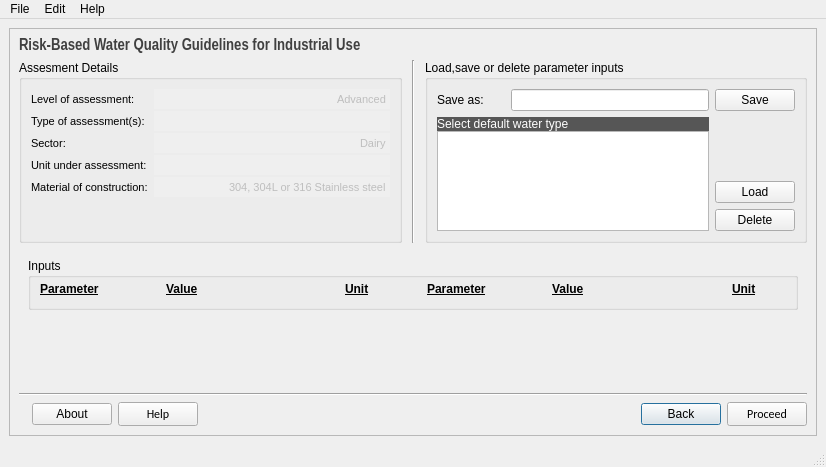
<?xml version="1.0" encoding="UTF-8"?>
<ui version="4.0">
 <class>BasicInputPage</class>
 <widget class="QMainWindow" name="BasicInputPage">
  <property name="geometry">
   <rect>
    <x>0</x>
    <y>0</y>
    <width>826</width>
    <height>467</height>
   </rect>
  </property>
  <property name="sizePolicy">
   <sizepolicy hsizetype="Preferred" vsizetype="Minimum">
    <horstretch>0</horstretch>
    <verstretch>0</verstretch>
   </sizepolicy>
  </property>
  <property name="windowTitle">
   <string>Basic Input Page</string>
  </property>
  <property name="animated">
   <bool>true</bool>
  </property>
  <property name="documentMode">
   <bool>false</bool>
  </property>
  <property name="dockNestingEnabled">
   <bool>false</bool>
  </property>
  <property name="unifiedTitleAndToolBarOnMac">
   <bool>false</bool>
  </property>
  <widget class="QWidget" name="centralwidget">
   <layout class="QHBoxLayout" name="horizontalLayout_3">
    <item>
     <widget class="QFrame" name="frame">
      <property name="sizePolicy">
       <sizepolicy hsizetype="Preferred" vsizetype="Minimum">
        <horstretch>0</horstretch>
        <verstretch>0</verstretch>
       </sizepolicy>
      </property>
      <property name="font">
       <font>
        <pointsize>9</pointsize>
       </font>
      </property>
      <property name="frameShape">
       <enum>QFrame::StyledPanel</enum>
      </property>
      <property name="frameShadow">
       <enum>QFrame::Raised</enum>
      </property>
      <layout class="QVBoxLayout" name="verticalLayout_5">
       <property name="sizeConstraint">
        <enum>QLayout::SetDefaultConstraint</enum>
       </property>
       <item>
        <layout class="QVBoxLayout" name="verticalLayout_2" stretch="0,2,3">
         <item>
          <widget class="QLabel" name="labelInputTitle">
           <property name="font">
            <font>
             <family>Arial Narrow</family>
             <pointsize>12</pointsize>
             <weight>75</weight>
             <bold>true</bold>
            </font>
           </property>
           <property name="styleSheet">
            <string notr="true">color:rgb(64,64,64);</string>
           </property>
           <property name="text">
            <string>Risk-Based Water Quality Guidelines for Industrial Use</string>
           </property>
           <property name="scaledContents">
            <bool>false</bool>
           </property>
           <property name="alignment">
            <set>Qt::AlignLeading|Qt::AlignLeft|Qt::AlignTop</set>
           </property>
          </widget>
         </item>
         <item>
          <layout class="QHBoxLayout" name="horizontalLayout" stretch="0,0,0">
           <property name="spacing">
            <number>10</number>
           </property>
           <item>
            <widget class="QGroupBox" name="groupBox_2">
             <property name="minimumSize">
              <size>
               <width>370</width>
               <height>0</height>
              </size>
             </property>
             <property name="maximumSize">
              <size>
               <width>16777215</width>
               <height>350</height>
              </size>
             </property>
             <property name="font">
              <font>
               <pointsize>9</pointsize>
              </font>
             </property>
             <property name="title">
              <string>Assesment Details</string>
             </property>
             <property name="alignment">
              <set>Qt::AlignLeading|Qt::AlignLeft|Qt::AlignTop</set>
             </property>
             <layout class="QHBoxLayout" name="horizontalLayout_6" stretch="6">
              <item>
               <layout class="QFormLayout" name="formLayout_3">
                <property name="horizontalSpacing">
                 <number>6</number>
                </property>
                <property name="verticalSpacing">
                 <number>2</number>
                </property>
                <item row="0" column="0">
                 <widget class="QLabel" name="typeOfAssmentLabel">
                  <property name="font">
                   <font>
                    <pointsize>8</pointsize>
                   </font>
                  </property>
                  <property name="text">
                   <string>Level of assessment:</string>
                  </property>
                 </widget>
                </item>
                <item row="0" column="1">
                 <widget class="QLineEdit" name="inputLevel">
                  <property name="enabled">
                   <bool>false</bool>
                  </property>
                  <property name="sizePolicy">
                   <sizepolicy hsizetype="Expanding" vsizetype="Fixed">
                    <horstretch>0</horstretch>
                    <verstretch>0</verstretch>
                   </sizepolicy>
                  </property>
                  <property name="font">
                   <font>
                    <pointsize>8</pointsize>
                   </font>
                  </property>
                  <property name="cursor">
                   <cursorShape>ArrowCursor</cursorShape>
                  </property>
                  <property name="text">
                   <string>Advanced</string>
                  </property>
                  <property name="frame">
                   <bool>false</bool>
                  </property>
                  <property name="alignment">
                   <set>Qt::AlignRight|Qt::AlignTrailing|Qt::AlignVCenter</set>
                  </property>
                  <property name="readOnly">
                   <bool>true</bool>
                  </property>
                 </widget>
                </item>
                <item row="1" column="0">
                 <widget class="QLabel" name="typeOfAssementsLabel">
                  <property name="font">
                   <font>
                    <pointsize>8</pointsize>
                   </font>
                  </property>
                  <property name="text">
                   <string>Type of assessment(s):</string>
                  </property>
                 </widget>
                </item>
                <item row="1" column="1">
                 <widget class="QLineEdit" name="inputType">
                  <property name="enabled">
                   <bool>false</bool>
                  </property>
                  <property name="font">
                   <font>
                    <pointsize>8</pointsize>
                   </font>
                  </property>
                  <property name="frame">
                   <bool>false</bool>
                  </property>
                  <property name="alignment">
                   <set>Qt::AlignRight|Qt::AlignTrailing|Qt::AlignVCenter</set>
                  </property>
                 </widget>
                </item>
                <item row="2" column="0">
                 <widget class="QLabel" name="sectorLabel">
                  <property name="font">
                   <font>
                    <pointsize>8</pointsize>
                   </font>
                  </property>
                  <property name="text">
                   <string>Sector:</string>
                  </property>
                 </widget>
                </item>
                <item row="2" column="1">
                 <widget class="QLineEdit" name="inputSector">
                  <property name="enabled">
                   <bool>false</bool>
                  </property>
                  <property name="sizePolicy">
                   <sizepolicy hsizetype="Expanding" vsizetype="Fixed">
                    <horstretch>0</horstretch>
                    <verstretch>0</verstretch>
                   </sizepolicy>
                  </property>
                  <property name="font">
                   <font>
                    <pointsize>8</pointsize>
                   </font>
                  </property>
                  <property name="cursor">
                   <cursorShape>ArrowCursor</cursorShape>
                  </property>
                  <property name="text">
                   <string>Dairy</string>
                  </property>
                  <property name="frame">
                   <bool>false</bool>
                  </property>
                  <property name="alignment">
                   <set>Qt::AlignRight|Qt::AlignTrailing|Qt::AlignVCenter</set>
                  </property>
                  <property name="readOnly">
                   <bool>true</bool>
                  </property>
                 </widget>
                </item>
                <item row="3" column="0">
                 <widget class="QLabel" name="unitUnderAssesmentLabel">
                  <property name="font">
                   <font>
                    <pointsize>8</pointsize>
                   </font>
                  </property>
                  <property name="text">
                   <string>Unit under assessment:</string>
                  </property>
                 </widget>
                </item>
                <item row="3" column="1">
                 <widget class="QLineEdit" name="inputUnit">
                  <property name="enabled">
                   <bool>false</bool>
                  </property>
                  <property name="sizePolicy">
                   <sizepolicy hsizetype="Expanding" vsizetype="Fixed">
                    <horstretch>0</horstretch>
                    <verstretch>0</verstretch>
                   </sizepolicy>
                  </property>
                  <property name="font">
                   <font>
                    <pointsize>8</pointsize>
                   </font>
                  </property>
                  <property name="cursor">
                   <cursorShape>ArrowCursor</cursorShape>
                  </property>
                  <property name="text">
                   <string/>
                  </property>
                  <property name="frame">
                   <bool>false</bool>
                  </property>
                  <property name="alignment">
                   <set>Qt::AlignRight|Qt::AlignTrailing|Qt::AlignVCenter</set>
                  </property>
                  <property name="readOnly">
                   <bool>true</bool>
                  </property>
                 </widget>
                </item>
                <item row="4" column="0">
                 <widget class="QLabel" name="materialOfConstructionLabel">
                  <property name="font">
                   <font>
                    <pointsize>8</pointsize>
                   </font>
                  </property>
                  <property name="text">
                   <string>Material of construction:</string>
                  </property>
                 </widget>
                </item>
                <item row="4" column="1">
                 <widget class="QLineEdit" name="inputMaterial">
                  <property name="enabled">
                   <bool>false</bool>
                  </property>
                  <property name="sizePolicy">
                   <sizepolicy hsizetype="Minimum" vsizetype="Fixed">
                    <horstretch>0</horstretch>
                    <verstretch>0</verstretch>
                   </sizepolicy>
                  </property>
                  <property name="minimumSize">
                   <size>
                    <width>200</width>
                    <height>0</height>
                   </size>
                  </property>
                  <property name="font">
                   <font>
                    <pointsize>8</pointsize>
                    <weight>50</weight>
                    <italic>false</italic>
                    <bold>false</bold>
                    <underline>false</underline>
                    <strikeout>false</strikeout>
                    <kerning>true</kerning>
                   </font>
                  </property>
                  <property name="cursor">
                   <cursorShape>ArrowCursor</cursorShape>
                  </property>
                  <property name="focusPolicy">
                   <enum>Qt::TabFocus</enum>
                  </property>
                  <property name="layoutDirection">
                   <enum>Qt::RightToLeft</enum>
                  </property>
                  <property name="styleSheet">
                   <string notr="true"/>
                  </property>
                  <property name="inputMask">
                   <string/>
                  </property>
                  <property name="text">
                   <string>304, 304L or 316 Stainless steel</string>
                  </property>
                  <property name="frame">
                   <bool>false</bool>
                  </property>
                  <property name="echoMode">
                   <enum>QLineEdit::Normal</enum>
                  </property>
                  <property name="alignment">
                   <set>Qt::AlignRight|Qt::AlignTrailing|Qt::AlignVCenter</set>
                  </property>
                  <property name="dragEnabled">
                   <bool>false</bool>
                  </property>
                  <property name="readOnly">
                   <bool>true</bool>
                  </property>
                 </widget>
                </item>
               </layout>
              </item>
             </layout>
            </widget>
           </item>
           <item>
            <widget class="Line" name="line">
             <property name="font">
              <font>
               <pointsize>9</pointsize>
              </font>
             </property>
             <property name="orientation">
              <enum>Qt::Vertical</enum>
             </property>
            </widget>
           </item>
           <item>
            <widget class="QGroupBox" name="groupBox">
             <property name="minimumSize">
              <size>
               <width>370</width>
               <height>0</height>
              </size>
             </property>
             <property name="maximumSize">
              <size>
               <width>16777215</width>
               <height>350</height>
              </size>
             </property>
             <property name="font">
              <font>
               <pointsize>9</pointsize>
              </font>
             </property>
             <property name="title">
              <string>Load,save or delete parameter inputs </string>
             </property>
             <property name="alignment">
              <set>Qt::AlignLeading|Qt::AlignLeft|Qt::AlignTop</set>
             </property>
             <layout class="QVBoxLayout" name="verticalLayout_3">
              <item>
               <layout class="QHBoxLayout" name="horizontalLayout_5">
                <property name="spacing">
                 <number>6</number>
                </property>
                <item>
                 <layout class="QFormLayout" name="formLayout_2">
                  <property name="fieldGrowthPolicy">
                   <enum>QFormLayout::ExpandingFieldsGrow</enum>
                  </property>
                  <property name="formAlignment">
                   <set>Qt::AlignLeading|Qt::AlignLeft|Qt::AlignVCenter</set>
                  </property>
                  <property name="horizontalSpacing">
                   <number>27</number>
                  </property>
                  <item row="0" column="0">
                   <widget class="QLabel" name="configurationNameLabel">
                    <property name="font">
                     <font>
                      <pointsize>9</pointsize>
                     </font>
                    </property>
                    <property name="text">
                     <string>Save as:</string>
                    </property>
                   </widget>
                  </item>
                  <item row="0" column="1">
                   <widget class="QLineEdit" name="defaultsSaveInput">
                    <property name="font">
                     <font>
                      <pointsize>9</pointsize>
                     </font>
                    </property>
                   </widget>
                  </item>
                 </layout>
                </item>
                <item>
                 <widget class="QPushButton" name="buttonSaveDefaults">
                  <property name="font">
                   <font>
                    <pointsize>9</pointsize>
                   </font>
                  </property>
                  <property name="cursor">
                   <cursorShape>PointingHandCursor</cursorShape>
                  </property>
                  <property name="text">
                   <string>Save</string>
                  </property>
                 </widget>
                </item>
               </layout>
              </item>
              <item>
               <layout class="QHBoxLayout" name="horizontalLayout_4" stretch="1,0">
                <item>
                 <layout class="QVBoxLayout" name="verticalLayout_7" stretch="2,10">
                  <property name="spacing">
                   <number>0</number>
                  </property>
                  <item>
                   <widget class="QLabel" name="label">
                    <property name="font">
                     <font>
                      <pointsize>9</pointsize>
                     </font>
                    </property>
                    <property name="styleSheet">
                     <string notr="true">background-color:rgb(86, 86, 86);color:white;
</string>
                    </property>
                    <property name="text">
                     <string>Select default water type</string>
                    </property>
                   </widget>
                  </item>
                  <item>
                   <widget class="QListWidget" name="listDefaults">
                    <property name="minimumSize">
                     <size>
                      <width>0</width>
                      <height>100</height>
                     </size>
                    </property>
                    <property name="font">
                     <font>
                      <pointsize>8</pointsize>
                     </font>
                    </property>
                    <property name="cursor" stdset="0">
                     <cursorShape>PointingHandCursor</cursorShape>
                    </property>
                    <property name="sizeAdjustPolicy">
                     <enum>QAbstractScrollArea::AdjustToContents</enum>
                    </property>
                   </widget>
                  </item>
                 </layout>
                </item>
                <item>
                 <layout class="QVBoxLayout" name="verticalLayout_6">
                  <item>
                   <spacer name="verticalSpacer_2">
                    <property name="font">
                     <font>
                      <pointsize>9</pointsize>
                     </font>
                    </property>
                    <property name="orientation">
                     <enum>Qt::Vertical</enum>
                    </property>
                    <property name="sizeHint" stdset="0">
                     <size>
                      <width>20</width>
                      <height>40</height>
                     </size>
                    </property>
                   </spacer>
                  </item>
                  <item>
                   <widget class="QPushButton" name="buttonLoadDefaults">
                    <property name="font">
                     <font>
                      <pointsize>9</pointsize>
                     </font>
                    </property>
                    <property name="cursor">
                     <cursorShape>PointingHandCursor</cursorShape>
                    </property>
                    <property name="text">
                     <string>Load</string>
                    </property>
                   </widget>
                  </item>
                  <item>
                   <widget class="QPushButton" name="buttonDeleteDefaults">
                    <property name="font">
                     <font>
                      <pointsize>9</pointsize>
                     </font>
                    </property>
                    <property name="cursor">
                     <cursorShape>PointingHandCursor</cursorShape>
                    </property>
                    <property name="text">
                     <string>Delete</string>
                    </property>
                   </widget>
                  </item>
                 </layout>
                </item>
               </layout>
              </item>
             </layout>
            </widget>
           </item>
          </layout>
         </item>
         <item>
          <widget class="QFrame" name="vertLayoutInputs">
           <layout class="QVBoxLayout" name="verticalLayout">
            <item>
             <widget class="QGroupBox" name="groupBox_3">
              <property name="sizePolicy">
               <sizepolicy hsizetype="Preferred" vsizetype="Preferred">
                <horstretch>0</horstretch>
                <verstretch>0</verstretch>
               </sizepolicy>
              </property>
              <property name="font">
               <font>
                <pointsize>9</pointsize>
               </font>
              </property>
              <property name="title">
               <string>Inputs</string>
              </property>
              <layout class="QHBoxLayout" name="horizontalLayout_8" stretch="1,0,1">
               <property name="spacing">
                <number>3</number>
               </property>
               <property name="topMargin">
                <number>4</number>
               </property>
               <property name="rightMargin">
                <number>9</number>
               </property>
               <property name="bottomMargin">
                <number>5</number>
               </property>
               <item>
                <layout class="QGridLayout" name="gridInputsLeft" rowstretch="0" columnstretch="2,3,1">
                 <property name="horizontalSpacing">
                  <number>18</number>
                 </property>
                 <property name="verticalSpacing">
                  <number>4</number>
                 </property>
                 <item row="0" column="0">
                  <widget class="QLabel" name="label_3">
                   <property name="minimumSize">
                    <size>
                     <width>2</width>
                     <height>20</height>
                    </size>
                   </property>
                   <property name="maximumSize">
                    <size>
                     <width>16777215</width>
                     <height>20</height>
                    </size>
                   </property>
                   <property name="font">
                    <font>
                     <pointsize>9</pointsize>
                     <weight>75</weight>
                     <bold>true</bold>
                     <underline>true</underline>
                    </font>
                   </property>
                   <property name="text">
                    <string>Parameter</string>
                   </property>
                   <property name="alignment">
                    <set>Qt::AlignLeading|Qt::AlignLeft|Qt::AlignTop</set>
                   </property>
                  </widget>
                 </item>
                 <item row="0" column="2">
                  <widget class="QLabel" name="label_5">
                   <property name="maximumSize">
                    <size>
                     <width>16777215</width>
                     <height>20</height>
                    </size>
                   </property>
                   <property name="font">
                    <font>
                     <pointsize>9</pointsize>
                     <weight>75</weight>
                     <bold>true</bold>
                     <underline>true</underline>
                    </font>
                   </property>
                   <property name="text">
                    <string>Unit</string>
                   </property>
                   <property name="alignment">
                    <set>Qt::AlignLeading|Qt::AlignLeft|Qt::AlignTop</set>
                   </property>
                  </widget>
                 </item>
                 <item row="0" column="1">
                  <widget class="QLabel" name="label_4">
                   <property name="minimumSize">
                    <size>
                     <width>0</width>
                     <height>20</height>
                    </size>
                   </property>
                   <property name="font">
                    <font>
                     <pointsize>9</pointsize>
                     <weight>75</weight>
                     <bold>true</bold>
                     <underline>true</underline>
                    </font>
                   </property>
                   <property name="text">
                    <string>Value</string>
                   </property>
                   <property name="alignment">
                    <set>Qt::AlignLeading|Qt::AlignLeft|Qt::AlignTop</set>
                   </property>
                  </widget>
                 </item>
                </layout>
               </item>
               <item>
                <spacer name="horizontalSpacer_2">
                 <property name="font">
                  <font>
                   <pointsize>9</pointsize>
                  </font>
                 </property>
                 <property name="orientation">
                  <enum>Qt::Horizontal</enum>
                 </property>
                 <property name="sizeType">
                  <enum>QSizePolicy::MinimumExpanding</enum>
                 </property>
                 <property name="sizeHint" stdset="0">
                  <size>
                   <width>25</width>
                   <height>20</height>
                  </size>
                 </property>
                </spacer>
               </item>
               <item>
                <layout class="QGridLayout" name="gridInputsRight" rowstretch="0" columnstretch="2,3,1">
                 <property name="horizontalSpacing">
                  <number>16</number>
                 </property>
                 <property name="verticalSpacing">
                  <number>4</number>
                 </property>
                 <item row="0" column="1">
                  <widget class="QLabel" name="label_7">
                   <property name="minimumSize">
                    <size>
                     <width>0</width>
                     <height>20</height>
                    </size>
                   </property>
                   <property name="font">
                    <font>
                     <pointsize>9</pointsize>
                     <weight>75</weight>
                     <bold>true</bold>
                     <underline>true</underline>
                    </font>
                   </property>
                   <property name="text">
                    <string>Value</string>
                   </property>
                   <property name="alignment">
                    <set>Qt::AlignLeading|Qt::AlignLeft|Qt::AlignTop</set>
                   </property>
                  </widget>
                 </item>
                 <item row="0" column="0">
                  <widget class="QLabel" name="label_6">
                   <property name="minimumSize">
                    <size>
                     <width>0</width>
                     <height>20</height>
                    </size>
                   </property>
                   <property name="maximumSize">
                    <size>
                     <width>16777215</width>
                     <height>20</height>
                    </size>
                   </property>
                   <property name="font">
                    <font>
                     <pointsize>9</pointsize>
                     <weight>75</weight>
                     <bold>true</bold>
                     <underline>true</underline>
                    </font>
                   </property>
                   <property name="text">
                    <string>Parameter</string>
                   </property>
                   <property name="alignment">
                    <set>Qt::AlignLeading|Qt::AlignLeft|Qt::AlignTop</set>
                   </property>
                  </widget>
                 </item>
                 <item row="0" column="2">
                  <widget class="QLabel" name="label_8">
                   <property name="minimumSize">
                    <size>
                     <width>0</width>
                     <height>20</height>
                    </size>
                   </property>
                   <property name="font">
                    <font>
                     <pointsize>9</pointsize>
                     <weight>75</weight>
                     <bold>true</bold>
                     <underline>true</underline>
                    </font>
                   </property>
                   <property name="text">
                    <string>Unit</string>
                   </property>
                   <property name="alignment">
                    <set>Qt::AlignLeading|Qt::AlignLeft|Qt::AlignTop</set>
                   </property>
                  </widget>
                 </item>
                </layout>
               </item>
              </layout>
             </widget>
            </item>
            <item>
             <spacer name="verticalSpacer">
              <property name="orientation">
               <enum>Qt::Vertical</enum>
              </property>
              <property name="sizeType">
               <enum>QSizePolicy::MinimumExpanding</enum>
              </property>
              <property name="sizeHint" stdset="0">
               <size>
                <width>20</width>
                <height>20</height>
               </size>
              </property>
             </spacer>
            </item>
           </layout>
          </widget>
         </item>
        </layout>
       </item>
       <item>
        <widget class="Line" name="line_2">
         <property name="font">
          <font>
           <pointsize>9</pointsize>
          </font>
         </property>
         <property name="orientation">
          <enum>Qt::Horizontal</enum>
         </property>
        </widget>
       </item>
       <item>
        <layout class="QHBoxLayout" name="horizontalLayout_2">
         <item>
          <widget class="QLabel" name="label_2">
           <property name="font">
            <font>
             <pointsize>9</pointsize>
            </font>
           </property>
           <property name="text">
            <string/>
           </property>
          </widget>
         </item>
         <item>
          <widget class="QPushButton" name="pushButton_3">
           <property name="font">
            <font>
             <pointsize>9</pointsize>
            </font>
           </property>
           <property name="text">
            <string>About</string>
           </property>
           <property name="shortcut">
            <string>A</string>
           </property>
          </widget>
         </item>
         <item>
          <widget class="QPushButton" name="buttonHelp">
           <property name="font">
            <font>
             <family>Calibri</family>
             <pointsize>9</pointsize>
            </font>
           </property>
           <property name="cursor">
            <cursorShape>PointingHandCursor</cursorShape>
           </property>
           <property name="focusPolicy">
            <enum>Qt::StrongFocus</enum>
           </property>
           <property name="styleSheet">
            <string notr="true"/>
           </property>
           <property name="text">
            <string>Help</string>
           </property>
           <property name="default">
            <bool>false</bool>
           </property>
          </widget>
         </item>
         <item>
          <spacer name="horizontalSpacer">
           <property name="font">
            <font>
             <pointsize>9</pointsize>
            </font>
           </property>
           <property name="orientation">
            <enum>Qt::Horizontal</enum>
           </property>
           <property name="sizeHint" stdset="0">
            <size>
             <width>40</width>
             <height>20</height>
            </size>
           </property>
          </spacer>
         </item>
         <item>
          <widget class="QPushButton" name="buttonBack">
           <property name="font">
            <font>
             <pointsize>9</pointsize>
            </font>
           </property>
           <property name="cursor">
            <cursorShape>PointingHandCursor</cursorShape>
           </property>
           <property name="styleSheet">
            <string notr="true"/>
           </property>
           <property name="text">
            <string>Back</string>
           </property>
           <property name="default">
            <bool>true</bool>
           </property>
           <property name="flat">
            <bool>false</bool>
           </property>
          </widget>
         </item>
         <item>
          <widget class="QPushButton" name="buttonNext">
           <property name="font">
            <font>
             <family>Calibri</family>
             <pointsize>9</pointsize>
            </font>
           </property>
           <property name="cursor">
            <cursorShape>PointingHandCursor</cursorShape>
           </property>
           <property name="focusPolicy">
            <enum>Qt::StrongFocus</enum>
           </property>
           <property name="styleSheet">
            <string notr="true"/>
           </property>
           <property name="text">
            <string>Proceed</string>
           </property>
           <property name="default">
            <bool>false</bool>
           </property>
          </widget>
         </item>
        </layout>
       </item>
      </layout>
     </widget>
    </item>
   </layout>
  </widget>
  <widget class="QMenuBar" name="menubar">
   <property name="geometry">
    <rect>
     <x>0</x>
     <y>0</y>
     <width>826</width>
     <height>26</height>
    </rect>
   </property>
   <widget class="QMenu" name="menuFile">
    <property name="title">
     <string>File</string>
    </property>
    <addaction name="actionHome"/>
    <addaction name="separator"/>
    <addaction name="actionClose"/>
   </widget>
   <widget class="QMenu" name="menuEdit">
    <property name="title">
     <string>Edit</string>
    </property>
    <addaction name="actionClear_All"/>
   </widget>
   <widget class="QMenu" name="menuHelp">
    <property name="title">
     <string>Help</string>
    </property>
    <addaction name="actionBackground_info"/>
   </widget>
   <addaction name="menuFile"/>
   <addaction name="menuEdit"/>
   <addaction name="menuHelp"/>
  </widget>
  <widget class="QStatusBar" name="statusBar"/>
  <action name="actionHome">
   <property name="icon">
    <iconset>
     <normalon>../../../Downloads/home.png</normalon>
    </iconset>
   </property>
   <property name="text">
    <string>Home</string>
   </property>
   <property name="shortcut">
    <string>Ctrl+H</string>
   </property>
  </action>
  <action name="actionClose">
   <property name="icon">
    <iconset>
     <normalon>../../../Downloads/close.png</normalon>
    </iconset>
   </property>
   <property name="text">
    <string>Close</string>
   </property>
   <property name="shortcut">
    <string>Ctrl+W</string>
   </property>
  </action>
  <action name="actionClear_All">
   <property name="icon">
    <iconset>
     <normalon>../../../Downloads/clear.png</normalon>
    </iconset>
   </property>
   <property name="text">
    <string>Clear All</string>
   </property>
  </action>
  <action name="actionBackground_info">
   <property name="text">
    <string>Background info</string>
   </property>
  </action>
 </widget>
 <resources/>
 <connections>
  <connection>
   <sender>actionClose</sender>
   <signal>triggered()</signal>
   <receiver>BasicInputPage</receiver>
   <slot>close()</slot>
   <hints>
    <hint type="sourcelabel">
     <x>-1</x>
     <y>-1</y>
    </hint>
    <hint type="destinationlabel">
     <x>383</x>
     <y>332</y>
    </hint>
   </hints>
  </connection>
  <connection>
   <sender>actionHome</sender>
   <signal>triggered()</signal>
   <receiver>BasicInputPage</receiver>
   <slot>show()</slot>
   <hints>
    <hint type="sourcelabel">
     <x>-1</x>
     <y>-1</y>
    </hint>
    <hint type="destinationlabel">
     <x>383</x>
     <y>332</y>
    </hint>
   </hints>
  </connection>
 </connections>
</ui>
